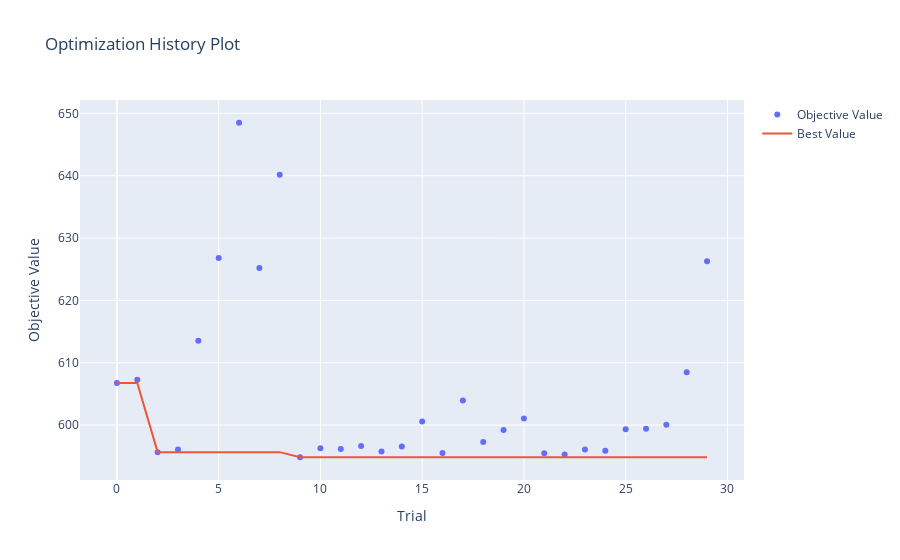

This figure's notebook cell:
### Code cell
# 하이퍼파라미터 최적화 과정을 확인
optuna.visualization.plot_optimization_history(study_xgb)

### Figure 1 — Plotly figure (JSON) as saved in the notebook; plotly's stock layout.template omitted (floating-point values rounded to 4 significant figures)
{"data": [{"mode": "markers", "name": "Objective Value", "type": "scatter", "x": [0, 1, 2, 3, 4, 5, 6, 7, 8, 9, 10, 11, 12, 13, 14, 15, 16, 17, 18, 19, 20, 21, 22, 23, 24, 25, 26, 27, 28, 29], "y": [606.7, 607.3, 595.7, 596.1, 613.5, 626.8, 648.5, 625.2, 640.1, 594.8, 596.3, 596.1, 596.6, 595.8, 596.6, 600.6, 595.5, 603.9, 597.3, 599.2, 601.0, 595.5, 595.3, 596.1, 595.9, 599.3, 599.4, 600.0, 608.5, 626.3]}, {"mode": "lines", "name": "Best Value", "type": "scatter", "x": [0, 1, 2, 3, 4, 5, 6, 7, 8, 9, 10, 11, 12, 13, 14, 15, 16, 17, 18, 19, 20, 21, 22, 23, 24, 25, 26, 27, 28, 29], "y": [606.7, 606.7, 595.7, 595.7, 595.7, 595.7, 595.7, 595.7, 595.7, 594.8, 594.8, 594.8, 594.8, 594.8, 594.8, 594.8, 594.8, 594.8, 594.8, 594.8, 594.8, 594.8, 594.8, 594.8, 594.8, 594.8, 594.8, 594.8, 594.8, 594.8]}, {"marker": {"color": "#cccccc"}, "mode": "markers", "name": "Infeasible Trial", "showlegend": false, "type": "scatter", "x": [], "y": []}], "layout": {"title": {"text": "Optimization History Plot"}, "xaxis": {"title": {"text": "Trial"}}, "yaxis": {"title": {"text": "Objective Value"}}}}
